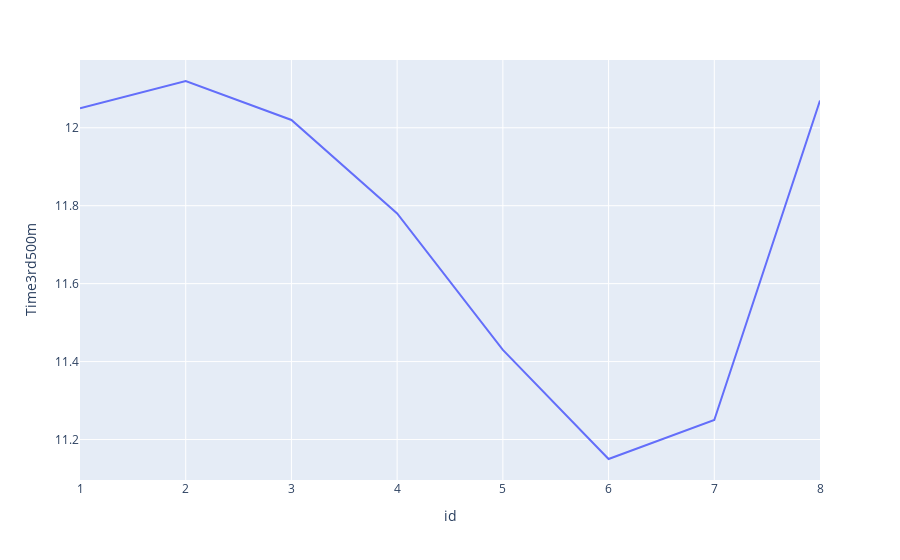

Notebook code cell kept with this figure:
### Code cell
px.line(df_run, x='id', y='Time3rd500m')

### Figure 1 — Plotly figure (JSON) as saved in the notebook; plotly's stock layout.template omitted (floating-point values rounded to 4 significant figures)
{"data": [{"hovertemplate": "id=%{x}<br>Time3rd500m=%{y}<extra></extra>", "legendgroup": "", "line": {"color": "#636efa", "dash": "solid"}, "mode": "lines", "name": "", "orientation": "v", "showlegend": false, "type": "scatter", "x": [1, 2, 3, 4, 5, 6, 7, 8], "xaxis": "x", "y": [12.05, 12.12, 12.02, 11.78, 11.43, 11.15, 11.25, 12.07], "yaxis": "y"}], "layout": {"legend": {"tracegroupgap": 0}, "margin": {"t": 60}, "xaxis": {"anchor": "y", "domain": [0, 1], "title": {"text": "id"}}, "yaxis": {"anchor": "x", "domain": [0, 1], "title": {"text": "Time3rd500m"}}}}
